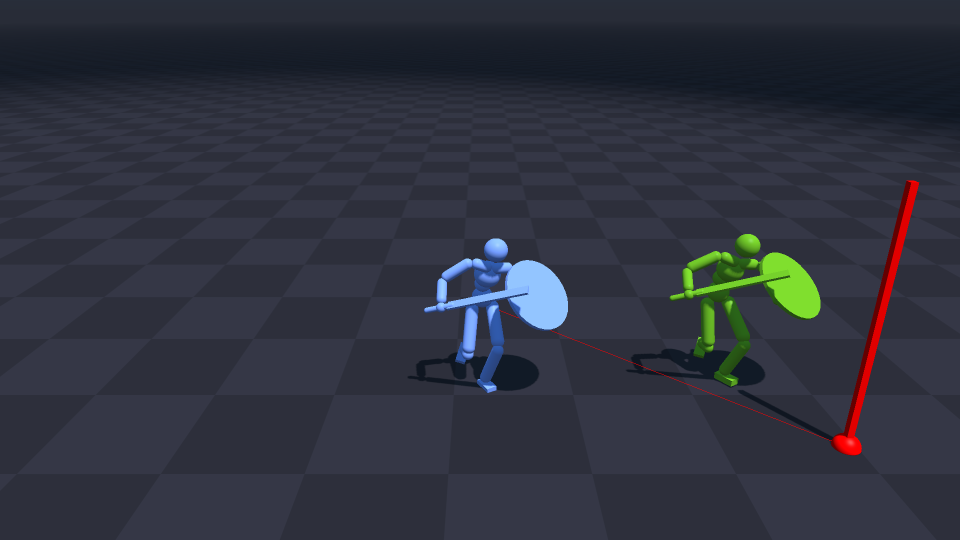
#> input picture output/img/amp_WalkBrain_dual_newton_hiutil_e1024_20260430_220637/long_train/render/frames/frame_000005.png, 1920 x 1080 px (shown at 1/2 size); its folder holds 3 pictures in this run
$ python snapshot_bridge_baselines.py --out out.png
#> lines starting #> are read from the running program, lines starting #| are printed output that depends on the picture
### tools/ue_bridge/visual_bridge_validation.py
#!/usr/bin/env python3
"""Validation helpers shared by MimicKit visual bridge tooling."""

from __future__ import annotations

import hashlib
import json
import math
import shutil
import struct
import subprocess
from pathlib import Path
from typing import Any


V3_REQUIRED_WIDTH = 960
V3_REQUIRED_HEIGHT = 540
V3_REQUIRED_FRAMES = 300
V3_REQUIRED_FRAME_STRIDE = 5
V3_REQUIRED_FPS = 12
V3_REQUIRED_SEED = 7
V3_REQUIRED_FRAME_IDS = tuple(range(0, V3_REQUIRED_FRAMES, V3_REQUIRED_FRAME_STRIDE))
V3_MIN_UNIQUE_DYNAMIC_FRAMES = 6


def sha256_file(path: Path) -> str:
    if not path.exists() or not path.is_file():
        return ""
    digest = hashlib.sha256()
    with path.open("rb") as fp:
        for chunk in iter(lambda: fp.read(1024 * 1024), b""):
            digest.update(chunk)
    return digest.hexdigest()


def stable_json_sha256(data: dict[str, Any]) -> str:
    payload = json.dumps(data, sort_keys=True, separators=(",", ":"), ensure_ascii=True).encode("utf-8")
    return hashlib.sha256(payload).hexdigest()


def write_json(path: Path, data: dict[str, Any]) -> None:
    path.parent.mkdir(parents=True, exist_ok=True)
    path.write_text(json.dumps(data, indent=2, ensure_ascii=False) + "\n", encoding="utf-8")


# [94 lines left out: functions _read_glb_json, inspect_glb, not called in this run]


def inspect_png(path: Path, expected_width: int = 0, expected_height: int = 0) -> dict[str, Any]:
#> called with expected_width = 0, expected_height = 0
    report: dict[str, Any] = {"file": str(path), "ok": False}
    try:
        from PIL import Image, ImageStat

        with Image.open(path) as image:
#> image is the input picture: PIL image 1920x1080 RGBA; mean R, G, B, A 47.1, 50.2, 61.9, 255
#> call 2 of inspect_png, with expected_width = 0, expected_height = 0
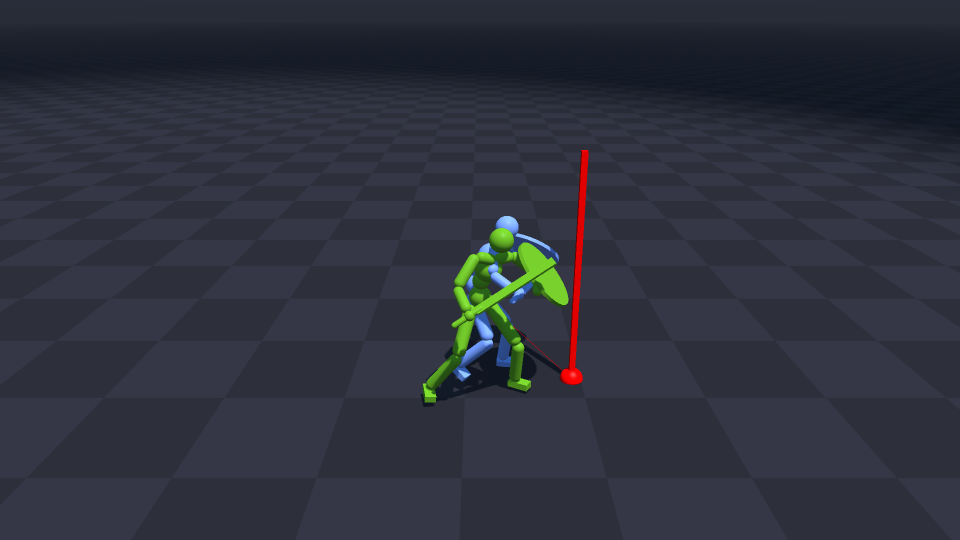
#> input picture output/img/amp_WalkBrain_dual_newton_hiutil_e1024_20260430_220637/long_train/render/frames/frame_000065.png, 1920 x 1080 px (shown at 1/2 size)
#> in inspect_png, image is the input picture: PIL image 1920x1080 RGBA; mean R, G, B, A 46, 49.1, 60.5, 255
#> call 3 of inspect_png, with expected_width = 0, expected_height = 0
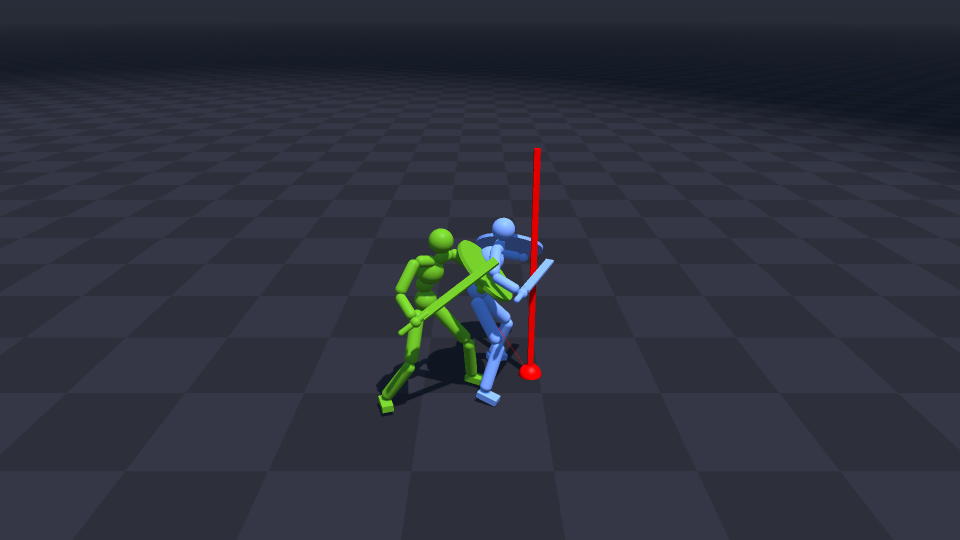
#> input picture output/img/amp_WalkBrain_dual_newton_hiutil_e1024_20260430_220637/long_train/render/frames/frame_000075.png, 1920 x 1080 px (shown at 1/2 size)
#> in inspect_png, image is the input picture: PIL image 1920x1080 RGBA; mean R, G, B, A 46, 49.3, 60.9, 255
            image.verify()
        with Image.open(path) as image:
            rgb = image.convert("RGB")
            stat = ImageStat.Stat(rgb)
            extrema = rgb.getextrema()
            width, height = rgb.size
        dynamic = any(high > low for low, high in extrema)
        report.update(
            {
                "width": width,
                "height": height,
                "mean_rgb": [float(value) for value in stat.mean],
                "dynamic": dynamic,
                "ok": bool(
                    path.stat().st_size > 0
                    and dynamic
                    and (expected_width <= 0 or width == expected_width)
                    and (expected_height <= 0 or height == expected_height)
                ),
            }
        )
    except Exception as exc:
        report["error"] = f"{type(exc).__name__}: {exc}"
    return report


def inspect_mp4(path: Path, expected_fps: int = 0, expected_frames: int = 0) -> dict[str, Any]:
    report: dict[str, Any] = {"file": str(path), "ok": False, "size_bytes": path.stat().st_size if path.exists() else 0}
    ffprobe = shutil.which("ffprobe")
    if not path.exists() or path.stat().st_size <= 0:
        report["blocker"] = "mp4_missing_or_empty"
        return report
    if not ffprobe:
        try:
            import cv2

            capture = cv2.VideoCapture(str(path))
            fps = float(capture.get(cv2.CAP_PROP_FPS) or 0.0)
            frames = int(capture.get(cv2.CAP_PROP_FRAME_COUNT) or 0)
            width = int(capture.get(cv2.CAP_PROP_FRAME_WIDTH) or 0)
            height = int(capture.get(cv2.CAP_PROP_FRAME_HEIGHT) or 0)
            opened = bool(capture.isOpened())
            capture.release()
            report.update(
                {
                    "probe_method": "opencv_fallback_pending_final_ffprobe",
                    "fps": fps,
                    "frame_count": frames,
                    "probe": {"width": width, "height": height},
                }
            )
            report["ok"] = bool(
                opened
                and width > 0
                and height > 0
                and (expected_fps <= 0 or math.isclose(fps, float(expected_fps), rel_tol=0.02, abs_tol=0.02))
                and (expected_frames <= 0 or frames == expected_frames)
            )
            if not report["ok"]:
                report["blocker"] = "mp4_probe_failed"
            return report
        except Exception as exc:
            report["blocker"] = "ffprobe_not_found"
            report["error"] = f"{type(exc).__name__}: {exc}"
            return report
    proc = subprocess.run(
        [
            ffprobe,
            "-v",
            "error",
            "-select_streams",
            "v:0",
            "-count_frames",
            "-show_entries",
            "stream=codec_name,width,height,avg_frame_rate,nb_read_frames,duration",
            "-of",
            "json",
            str(path),
        ],
        stdout=subprocess.PIPE,
        stderr=subprocess.PIPE,
        text=True,
    )
    try:
        payload = json.loads(proc.stdout)
        stream = payload.get("streams", [{}])[0]
    except Exception:
        stream = {}
    rate = str(stream.get("avg_frame_rate", "0/1"))
    numerator, denominator = (rate.split("/", 1) + ["1"])[:2]
    fps = float(numerator) / max(float(denominator), 1.0)
    frames = int(stream.get("nb_read_frames", 0) or 0)
    report.update({"probe": stream, "fps": fps, "frame_count": frames})
    report["ok"] = bool(
        proc.returncode == 0
        and stream.get("codec_name")
        and (expected_fps <= 0 or math.isclose(fps, float(expected_fps), rel_tol=0.02, abs_tol=0.02))
        and (expected_frames <= 0 or frames == expected_frames)
    )
    if not report["ok"]:
        report["blocker"] = "mp4_probe_failed"
        report["stderr_tail"] = proc.stderr[-1000:]
    return report


# [215 lines left out: functions build_scene_contract_v2, build_scene_contract_v3, validate_body_world_replay, not called in this run]

### tools/ue_bridge/snapshot_bridge_baselines.py
#!/usr/bin/env python3
"""Snapshot preserved Walk/Stop geom baseline artifacts without modifying them."""

from __future__ import annotations

import argparse
import json
from datetime import datetime, timezone
from pathlib import Path

from visual_bridge_validation import inspect_mp4, inspect_png, sha256_file, write_json


ROOT = Path(__file__).resolve().parents[2]
DEFAULTS = {
    "walk_long_geom": ROOT / "output" / "img" / "amp_WalkBrain_dual_newton_hiutil_e1024_20260430_220637" / "long_train" / "render",
    "stop_probe_geom": ROOT / "output" / "img" / "amp_StopBrain_dual_newton_hiutil_e1024_20260521_long01" / "probe_train" / "render",
}


def snapshot(label: str, render_dir: Path) -> dict:
    frames = sorted((render_dir / "frames").glob("frame_*.png"))
    frame_reports = [inspect_png(path) for path in frames]
    mp4_report = inspect_mp4(render_dir / "render.mp4")
    return {
        "label": label,
        "render_dir": str(render_dir),
        "png_count": len(frames),
        "png_all_valid": bool(frames) and all(item.get("ok") for item in frame_reports),
        "frame_sha256": {path.name: sha256_file(path) for path in frames},
        "mp4": mp4_report,
        "mp4_sha256": sha256_file(render_dir / "render.mp4"),
        "pass": len(frames) == 60 and all(item.get("ok") for item in frame_reports) and bool(mp4_report.get("ok")),
    }


def main() -> int:
    parser = argparse.ArgumentParser(description=__doc__)
    parser.add_argument("--out", required=True)
    args = parser.parse_args()
    cases = [snapshot(label, path) for label, path in DEFAULTS.items()]
    manifest = {
        "schema_version": 1,
        "created_at_utc": datetime.now(timezone.utc).isoformat(),
        "cases": cases,
        "baseline_protection_pass": all(item["pass"] for item in cases),
    }
    write_json(Path(args.out).resolve(), manifest)
    print(json.dumps(manifest, indent=2, ensure_ascii=False))
    return 0 if manifest["baseline_protection_pass"] else 2


if __name__ == "__main__":
#> (the run stopped early here; a loop or call above may not have finished)
